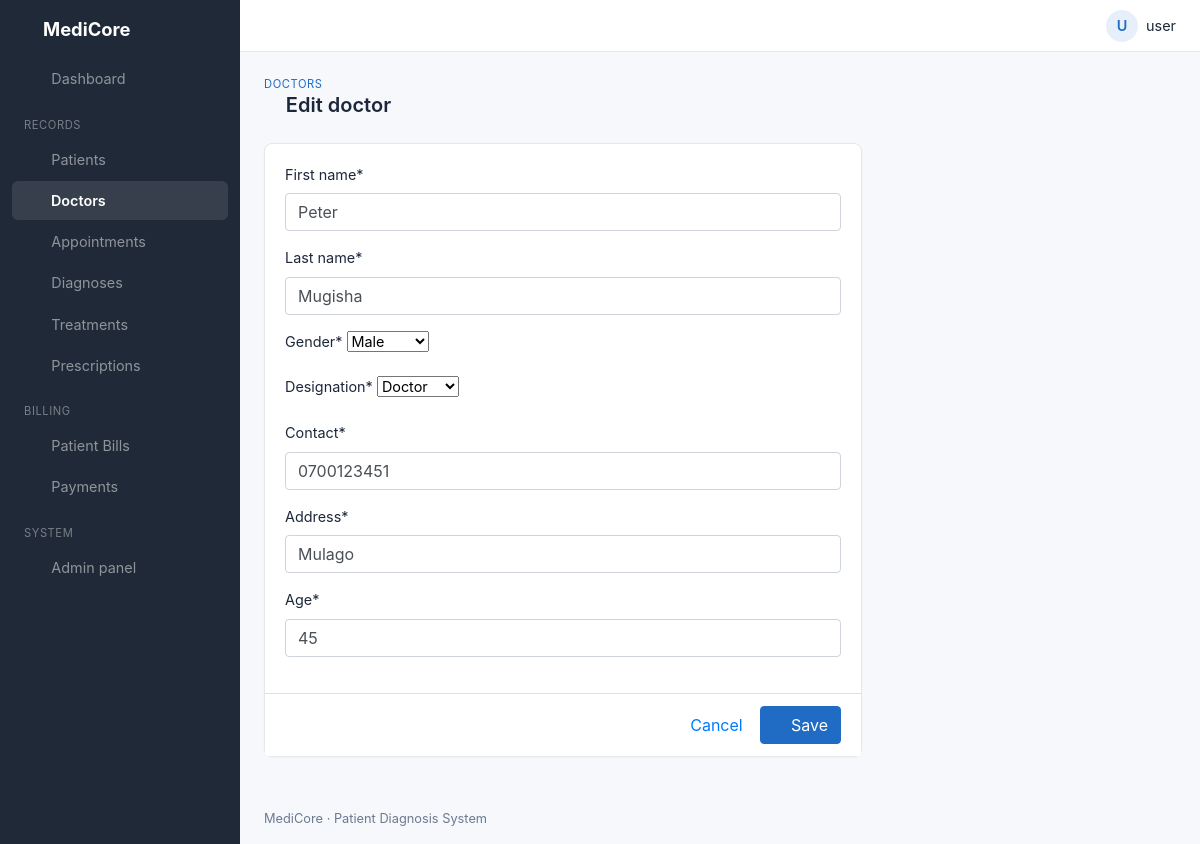
Page /doctors/2/edit/ (signed in) on the committed database.
### clinic/models.py (models this page shows, shortened)
class Doctor(models.Model):
    GENDER = [("Male", "Male"), ("Female", "Female")]
    DESIGNATION = [("Doctor", "Doctor"), ("Nurse", "Nurse")]
    doctor_id = models.AutoField(primary_key=True)
    first_name = models.CharField(max_length=80)
    last_name = models.CharField(max_length=80)
    gender = models.CharField(max_length=10, choices=GENDER)
    designation = models.CharField(max_length=20, choices=DESIGNATION)
    contact = models.CharField(max_length=20)
    address = models.CharField(max_length=255)
    age = models.PositiveIntegerField()

### clinic/views.py (the view)
# urls.py: path('doctors/<int:pk>/edit/', edit_doctor, name='edit_doctor'),
@login_required
def edit_doctor(request, pk):
    return show_form(request, DoctorForm, "doctor_form.html", "doctors", Doctor, pk)

### clinic/forms.py
class DoctorForm(forms.ModelForm):
    class Meta:
        model = Doctor
        fields = "__all__"

### clinic/views.py (called while the page is built)
def show_form(request, form_class, template, list_page, model=None, pk=None):
    obj = get_object_or_404(model, pk=pk) if pk else None
    form = form_class(request.POST or None, instance=obj)
    if request.method == "POST" and form.is_valid():
        form.save()
        messages.success(request, "Saved successfully.")
        return redirect(list_page)
    return render(request, template, {"form": form, "obj": obj})

### templates/doctor_form.html (shortened to what this page needs)
{% extends 'base.html' %}
{% load static %}
{% load crispy_forms_tags %}
{% block pretitle %}<a href="{% url 'doctors' %}">Doctors</a>{% endblock %}
{% block heading %}<i class="ti ti-stethoscope"></i> {% if obj %}Edit{% else %}Add{% endif %} doctor{% endblock %}
{% block content %}
<div class="row"><div class="col-lg-8">
  <div class="card">
    <form method="post">
      <div class="card-body">
        {{ form|crispy }}
      </div>
      <div class="card-footer text-right">
        <a href="{% url 'doctors' %}" class="btn btn-link">Cancel</a>
        <button type="submit" class="btn btn-primary"><i class="ti ti-device-floppy"></i> Save</button>
      </div>
    </form>
  </div>
</div></div>
{% endblock %}

### templates/base.html (shortened to what this page needs)
{% load static %}
{% load crispy_forms_tags %}
<!DOCTYPE html>
<html lang="en">
<head>
  <link rel="stylesheet" href="{% static 'css/bootstrap.min.css' %}">
  <link rel="stylesheet" href="{% static 'css/tabler-icons.min.css' %}">
  <link rel="stylesheet" href="{% static 'css/style.css' %}">
</head>
<body>
<aside class="sidebar navbar navbar-dark navbar-expand-lg">
  <a class="navbar-brand" href="{% url 'Home' %}"><i class="ti ti-heartbeat"></i> MediCore</a>
  <div class="collapse navbar-collapse" id="menu">
    <ul class="navbar-nav">
      <li class="nav-item"><a class="nav-link {% if request.path == '/' %}active{% endif %}" href="{% url 'Home' %}"><i class="ti ti-layout-dashboard"></i> Dashboard</a></li>
      <li class="nav-heading">Records</li>
      <li class="nav-item"><a class="nav-link {% if '/patients/' in request.path %}active{% endif %}" href="{% url 'patients' %}"><i class="ti ti-user-heart"></i> Patients</a></li>
      <li class="nav-item"><a class="nav-link {% if '/doctors/' in request.path %}active{% endif %}" href="{% url 'doctors' %}"><i class="ti ti-stethoscope"></i> Doctors</a></li>
      <li class="nav-item"><a class="nav-link {% if '/appointments/' in request.path %}active{% endif %}" href="{% url 'appointments' %}"><i class="ti ti-calendar-event"></i> Appointments</a></li>
      <li class="nav-item"><a class="nav-link {% if '/diagnoses/' in request.path %}active{% endif %}" href="{% url 'diagnoses' %}"><i class="ti ti-clipboard-heart"></i> Diagnoses</a></li>
      <li class="nav-item"><a class="nav-link {% if '/treatments/' in request.path %}active{% endif %}" href="{% url 'treatments' %}"><i class="ti ti-bed"></i> Treatments</a></li>
      <li class="nav-item"><a class="nav-link {% if '/prescriptions/' in request.path %}active{% endif %}" href="{% url 'prescriptions' %}"><i class="ti ti-pill"></i> Prescriptions</a></li>
      <li class="nav-heading">Billing</li>
      <li class="nav-item"><a class="nav-link {% if '/bills/' in request.path %}active{% endif %}" href="{% url 'bills' %}"><i class="ti ti-file-invoice"></i> Patient Bills</a></li>
      <li class="nav-item"><a class="nav-link {% if '/payments/' in request.path %}active{% endif %}" href="{% url 'payments' %}"><i class="ti ti-cash"></i> Payments</a></li>
      <li class="nav-heading">System</li>
      <li class="nav-item"><a class="nav-link" href="/admin/"><i class="ti ti-settings"></i> Admin panel</a></li>
    </ul>
  </div>
</aside>
<div class="page-wrapper">
  <header class="topbar">
    <div class="dropdown ml-auto">
      <a href="#" class="user-menu" data-toggle="dropdown">
        <span class="avatar">{{ user.username|slice:":1"|upper }}</span>
        <span class="d-none d-md-inline">{{ user.username }}</span>
      </a>
    </div>
  </header>
  <div class="page-header">
    <div>
      <div class="page-pretitle">{% block pretitle %}MediCore{% endblock %}</div>
      <h2 class="page-title">{% block heading %}{% endblock %}</h2>
    </div>
  </div>
  <main class="page-body">
    {% block content %}{% endblock %}
  </main>
  <footer class="footer">MediCore &middot; Patient Diagnosis System</footer>
</div>
</body>
</html>

### static/css/style.css (style rules this page uses)
:root { --primary: #206bc4; --sidebar: #1f2937; --bg: #f6f8fb; --border: #e6e7e9; --muted: #6c7a91; }
body { background: var(--bg); color: #1d273b; font-size: .9rem; }
a { color: var(--primary); }
.btn-primary { background: var(--primary); border-color: var(--primary); }
.ti { font-size: 1.1rem; vertical-align: -2px; }
.sidebar { background: var(--sidebar); padding: 0; align-items: flex-start; }
.sidebar .navbar-brand { font-weight: 700; padding: 1rem 1.25rem; font-size: 1.15rem; }
.sidebar .navbar-brand .ti { color: #4dabf7; font-size: 1.5rem; }
.sidebar .navbar-nav { width: 100%; padding: 0 .75rem 1rem; }
.sidebar .nav-link { color: rgba(255,255,255,.7); border-radius: 6px; padding: .55rem .75rem !important; margin-bottom: 2px; }
.sidebar .nav-link .ti { margin-right: .6rem; }
.sidebar .nav-link.active { color: #fff; background: rgba(255,255,255,.1); font-weight: 600; }
.sidebar .nav-heading { color: rgba(255,255,255,.4); text-transform: uppercase; font-size: .7rem; letter-spacing: .05em; padding: 1rem .75rem .4rem; }
@media (min-width: 992px) { .sidebar { position: fixed; top: 0; bottom: 0; left: 0; width: 15rem; flex-direction: column; overflow-y: auto; } }
@media (min-width: 992px) { .sidebar .navbar-collapse { width: 100%; align-items: flex-start; } }
@media (min-width: 992px) { .sidebar .navbar-nav { flex-direction: column; } }
@media (min-width: 992px) { .page-wrapper { margin-left: 15rem; } }
.page-wrapper { min-height: 100vh; display: flex; flex-direction: column; }
.topbar { display: flex; align-items: center; background: #fff; border-bottom: 1px solid var(--border); padding: .6rem 1.5rem; }
.user-menu { display: flex; align-items: center; color: #1d273b; text-decoration: none !important; }
.avatar { width: 2rem; height: 2rem; border-radius: 50%; background: #e7f0fa; color: var(--primary); display: inline-flex; align-items: center; justify-content: center; font-weight: 600; margin-right: .5rem; }
.page-header { display: flex; justify-content: space-between; align-items: center; padding: 1.5rem 1.5rem .5rem; flex-wrap: wrap; gap: .75rem; }
.page-pretitle { text-transform: uppercase; font-size: .7rem; color: var(--muted); letter-spacing: .05em; }
.page-title { font-size: 1.25rem; font-weight: 600; margin: 0; }
.page-title .ti { color: var(--primary); font-size: 1.35rem; }
.page-body { padding: 1rem 1.5rem; flex: 1; }
.footer { padding: 1rem 1.5rem; color: var(--muted); font-size: .8rem; }
.card { border: 1px solid var(--border); border-radius: 8px; box-shadow: 0 1px 2px rgba(0,0,0,.03); margin-bottom: 1.25rem; }
.card-footer { background: #fff; color: var(--muted); }

### rows in the picture
Doctor: first_name "Peter", last_name "Mugisha", gender "Male", designation "Doctor", contact "0700123451", address "Mulago", age "45"

### other values in the picture
{{ user.username|slice:":1"|upper }} "U"
{{ user.username }} "user"
